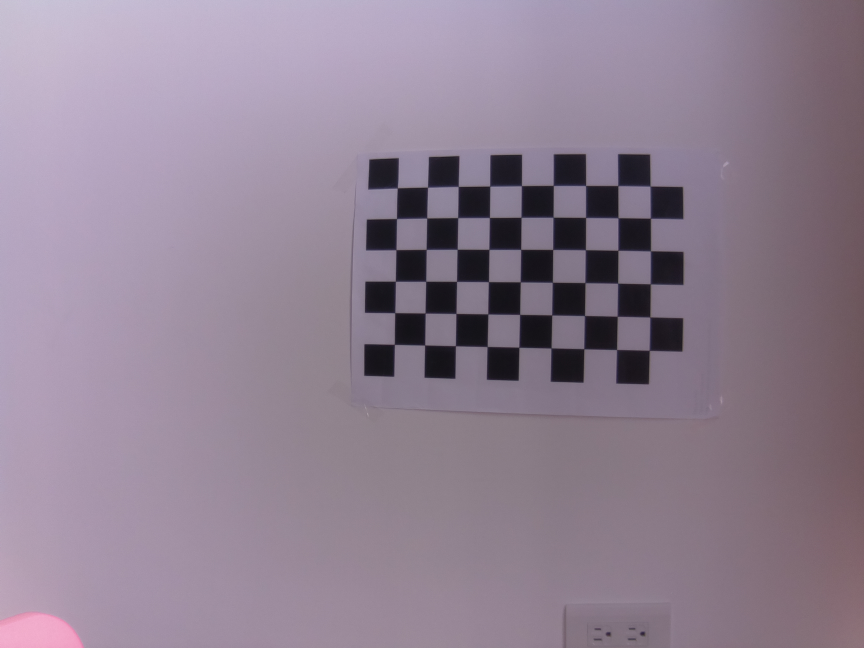
#> input picture camera_cal/calibration10.jpg, 2592 x 1944 px (shown at 1/3 size); its folder holds only this picture in this run
$ jupyter execute --allow-errors Untitled.ipynb
#> lines starting #> are read from the running program, lines starting #| are printed output that depends on the picture
[cell 1]
import numpy as np
import pandas as pd
import cv2
import os
import glob
import matplotlib.pyplot as plt
import pickle


def undistort_img():
    # Prepare object points 0,0,0 ... 8,5,0
    obj_pts = np.zeros((6*9,3), np.float32)
    obj_pts[:,:2] = np.mgrid[0:9, 0:6].T.reshape(-1,2)
    # Stores all object points & img points from all images
    objpoints = []
    imgpoints = []
    # Get directory for all calibration images
    images = glob.glob('camera_cal/*.jpg')
    for indx, fname in enumerate(images):
        img = cv2.imread(fname)
#> img is the input picture: shape (1944, 2592, 3); mean B, G, R 146.5, 129.4, 144.5
        gray = cv2.cvtColor(img, cv2.COLOR_BGR2GRAY)
        ret, corners = cv2.findChessboardCorners(gray, (9,6), None)
#> ret = True; corners = 54 rows, first 8: [1191.3, 565.9], [1284.5, 563.6], [1374.5, 561.7], [1469, 557.5], [1563.7, 559.5], [1661, 556.5], [1756.4, 558.9], [1852.6, 556.9]
        if ret == True:
            print('indx ', indx)
            print('corners ', len(corners))
#| corners  54
            objpoints.append(obj_pts)
            imgpoints.append(corners)
    # Test undistortion on img
    img_size = (img.shape[1], img.shape[0])
#> img_size = (2592, 1944)
    # Calibrate camera
    ret, mtx, dist, rvecs, tvecs = cv2.calibrateCamera(objpoints, imgpoints, img_size, None,None)
#> ret = 1.84; mtx = [[214.5, 0, 1296.8], [0, 221.6, 979.4], [0, 0, 1]]; dist = [[-0.00146, -8.06e-05, 0.00114, 6.19e-05, 2.95e-06]]; rvecs = ([0.00276, 0.0208, 0.0163],); tvecs = ([-1.15, -4.42, 2.34],)
    dst = cv2.undistort(img, mtx, dist, None, mtx)
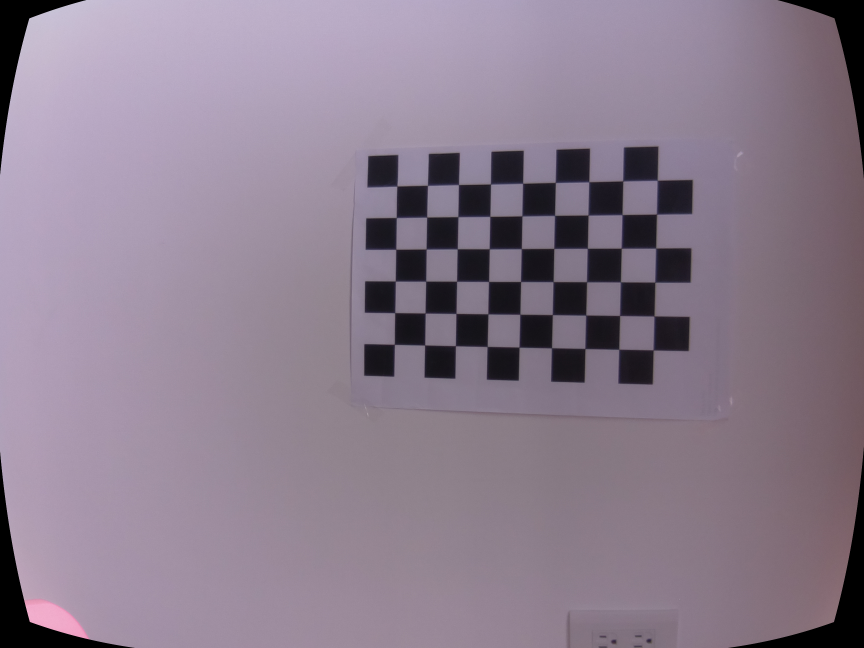
#> dst: shape (1944, 2592, 3) (shown at 1/3 size); mean B, G, R 142.1, 125.5, 139.8
    # Save camera calibration for later use
    dist_pickle = {}
    dist_pickle['mtx'] = mtx
    dist_pickle['dist'] = dist
    pickle.dump( dist_pickle, open('camera_cal/cal_pickle.p', 'wb') )
def undistort(img, cal_dir='camera_cal/cal_pickle.p'):
    #cv2.imwrite('camera_cal/test_cal.jpg', dst)
    with open(cal_dir, mode='rb') as f:
        file = pickle.load(f)
        mtx = file['mtx']
    dist = file['dist']
    dst = cv2.undistort(img, mtx, dist, None, mtx)
    return dst
undistort_img()
img = cv2.imread('camera_cal/calibration1.jpg')
#> (the rest of this cell did not finish here and is left out)

#> (a cell that did not finish here is left out)

[cell 3]
import numpy as np
import pandas as pd
import cv2
import os
import glob
import matplotlib.pyplot as plt
import pickle
import math

# 定義點
class Point:
    def __init__(self,x=0,y=0):
        self.x=x
        self.y=y
    def getx(self):
        return self.x
    def gety(self):
        return self.y
# get len
class Getlen:
    # [5 lines left out: function __init__, not called in this run]
    def getlen(self):
        return self.len

# [35 lines left out: function cal_focal, not called in this run]

def get_focaLength():
    return pickle.load(open('camera_cal/focallength.p', mode='rb'))

# cal_focal()
# get_focaLength()

[cell 4]
import numpy as np

#导入math包

#定义点的函数
class Point:
    def __init__(self,x=0,y=0):
        self.x=x
        self.y=y
    def getx(self):
        return self.x
    def gety(self):
        return self.y
#定义直线函数
class Getlen:
    # [5 lines left out: function __init__, not called in this run]
    #定义得到直线长度的函数
    def getlen(self):
        return self.len


img = cv2.imread('camera_cal/forcalLength_28.6_105.jpg')

#> (the rest of this cell did not finish here and is left out)

[cell 5]
import cv2
img = cv2.imread('/home/sheldon/Project/AIA_Capture/JT081_01_AIcapture/debug1.jpg')
candidate = [((787, 690), (913, 690), (913, 787), (787, 787))]

#> (the rest of this cell did not finish here and is left out)

[cell 6]
a = [[[ 947.2    ,1080.    ],
  [1484.7999 ,1080.    ],
  [ 256.     ,1440.    ],
  [2560.     ,1440.    ],]]

#> (a cell that did not finish here is left out)

[cell 8]
import numpy as np
a = [np.nan, [(555, 1091), (606, 1096), (604, 1123), (553, 1117)]]
for index, tmp in enumerate(a):
    if tmp is not np.nan:
        print(tmp[0])


$ run again, on camera_cal/calibration14.jpg
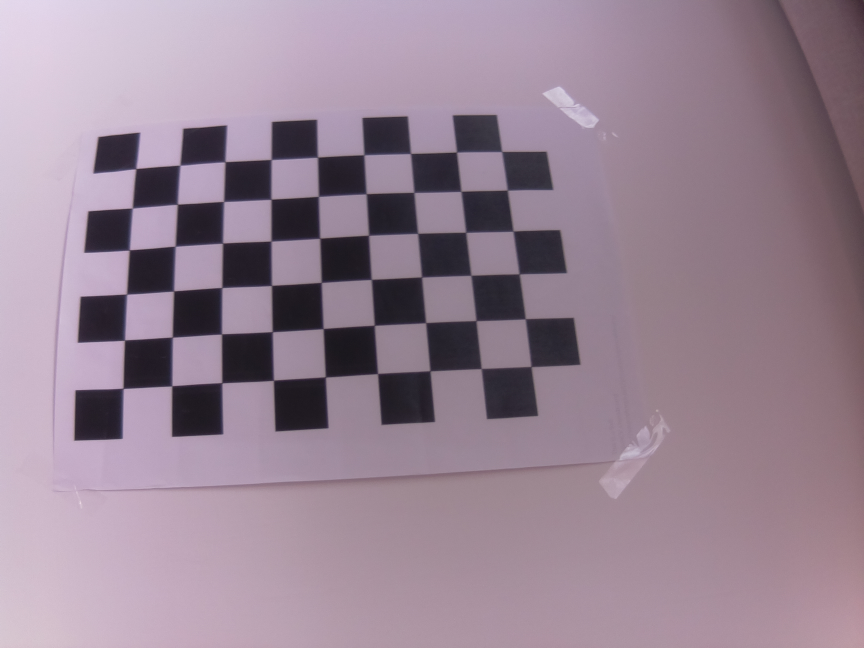
#> input picture camera_cal/calibration14.jpg, 2592 x 1944 px (shown at 1/3 size)
#> in undistort_img, img is the input picture: shape (1944, 2592, 3); mean B, G, R 147.9, 132.3, 151.9
#> in undistort_img, `ret, corners = cv2.findChessboardCorners(gray, (9,6), None)`: ret = True; corners = 54 rows, first 8: [410.4, 505.4], [541.7, 496.7], [673.6, 487.8], [814, 479.5], [953, 472], [1092.5, 465], [1232.5, 461], [1370.5, 457.5]
#| corners  54
#> in undistort_img, `ret, mtx, dist, rvecs, tvecs = cv2.calibrateCamera(objpoints, imgpoint..`: ret = 1.35; mtx = [[2375.3, 0, 1343.2], [0, 2350.2, 1189.4], [0, 0, 1]]; dist = [[-0.385, 0.644, -0.00811, 0.00486, -1.03]]; rvecs = ([-0.287, -0.122, -0.0769],); tvecs = ([-6.74, -4.91, 15.72],)
#> in undistort_img, `dst = cv2.undistort(img, mtx, dist, None, mtx)`:
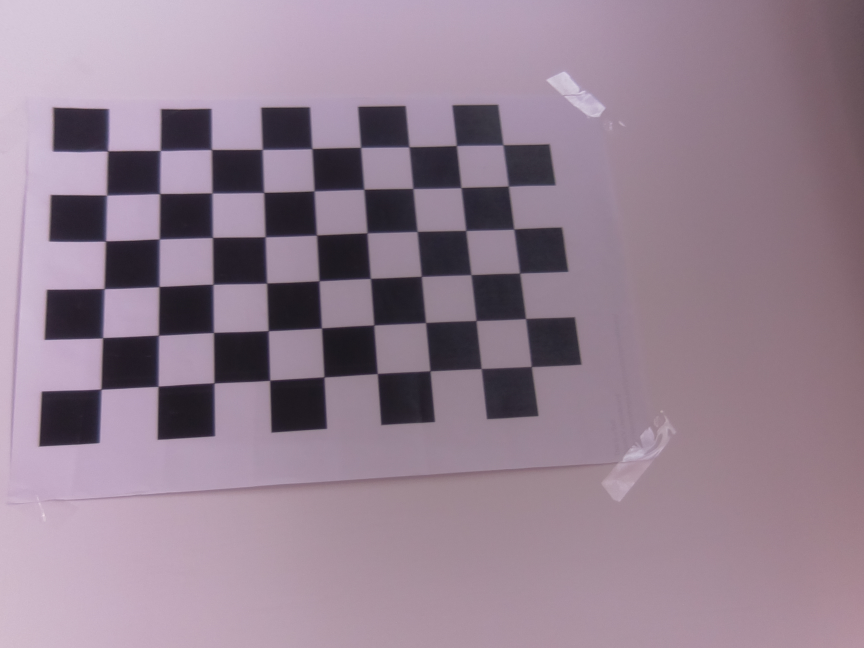
#> dst: shape (1944, 2592, 3) (shown at 1/3 size); mean B, G, R 144.9, 129.1, 148.6

$ run again, on camera_cal/calibration15.jpg
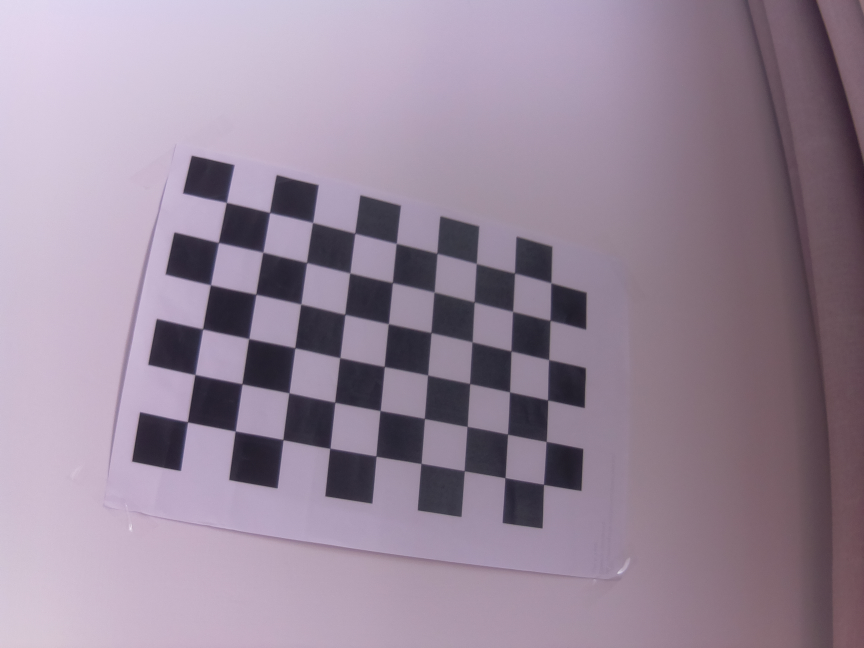
#> input picture camera_cal/calibration15.jpg, 2592 x 1944 px (shown at 1/3 size)
#> in undistort_img, img is the input picture: shape (1944, 2592, 3); mean B, G, R 153.3, 135.4, 151.6
#> in undistort_img, `ret, corners = cv2.findChessboardCorners(gray, (9,6), None)`: ret = True; corners = 54 rows, first 8: [680, 608], [810, 638], [937.6, 670.1], [1065, 700.5], [1190.5, 729.3], [1312.9, 761.6], [1429.4, 791.9], [1543.3, 818.7]
#| corners  54
#> in undistort_img, `ret, mtx, dist, rvecs, tvecs = cv2.calibrateCamera(objpoints, imgpoint..`: ret = 1.26; mtx = [[2250.4, 0, 1156.8], [0, 2282.6, 1331.5], [0, 0, 1]]; dist = [[-0.564, 3.29, -0.029, 0.0116, -10.96]]; rvecs = ([-0.272, -0.292, 0.131],); tvecs = ([-3.55, -5.18, 16.02],)
#> in undistort_img, `dst = cv2.undistort(img, mtx, dist, None, mtx)`:
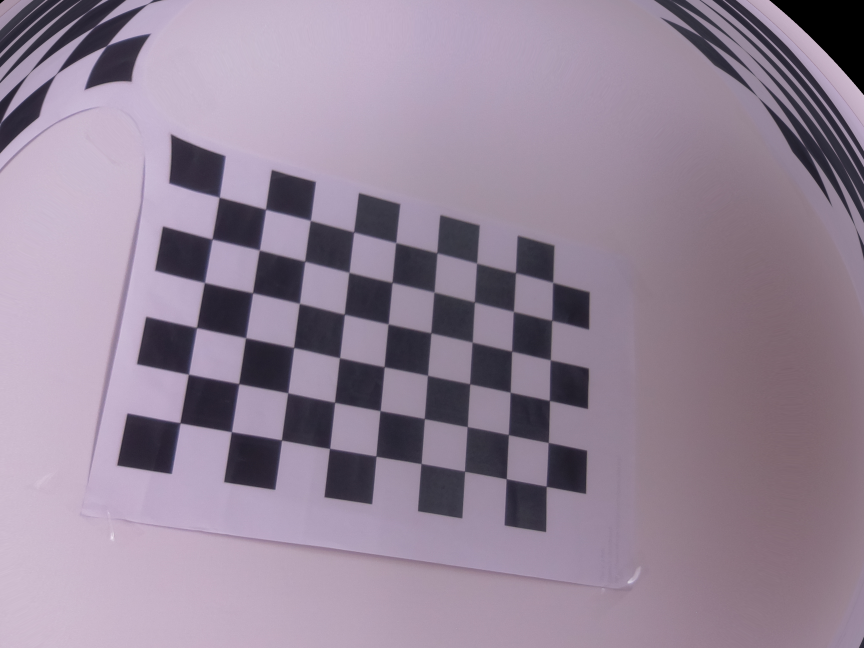
#> dst: shape (1944, 2592, 3) (shown at 1/3 size); mean B, G, R 151.9, 133.6, 149

$ run again, on camera_cal/calibration16.jpg
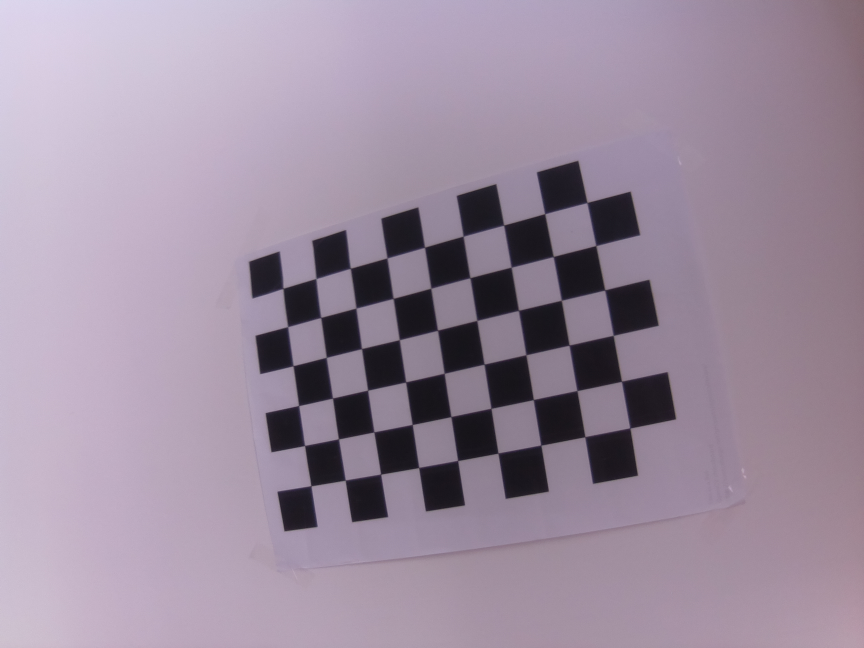
#> input picture camera_cal/calibration16.jpg, 2592 x 1944 px (shown at 1/3 size)
#> in undistort_img, img is the input picture: shape (1944, 2592, 3); mean B, G, R 158.9, 140.8, 156.2
#> in undistort_img, `ret, corners = cv2.findChessboardCorners(gray, (9,6), None)`: ret = True; corners = 54 rows, first 8: [850, 866], [948.5, 836.5], [1051, 806], [1162, 774.5], [1273.5, 742], [1390.5, 708], [1513, 675], [1635, 640]
#| corners  54
#> in undistort_img, `ret, mtx, dist, rvecs, tvecs = cv2.calibrateCamera(objpoints, imgpoint..`: ret = 1.39; mtx = [[5323, 0, 1291.1], [0, 4478, 969.5], [0, 0, 1]]; dist = [[0.296, -220.5, 0.0335, 0.0262, 8377]]; rvecs = ([-0.144, 0.696, -0.192],); tvecs = ([-3.12, -0.883, 37.11],)
#> in undistort_img, `dst = cv2.undistort(img, mtx, dist, None, mtx)`:
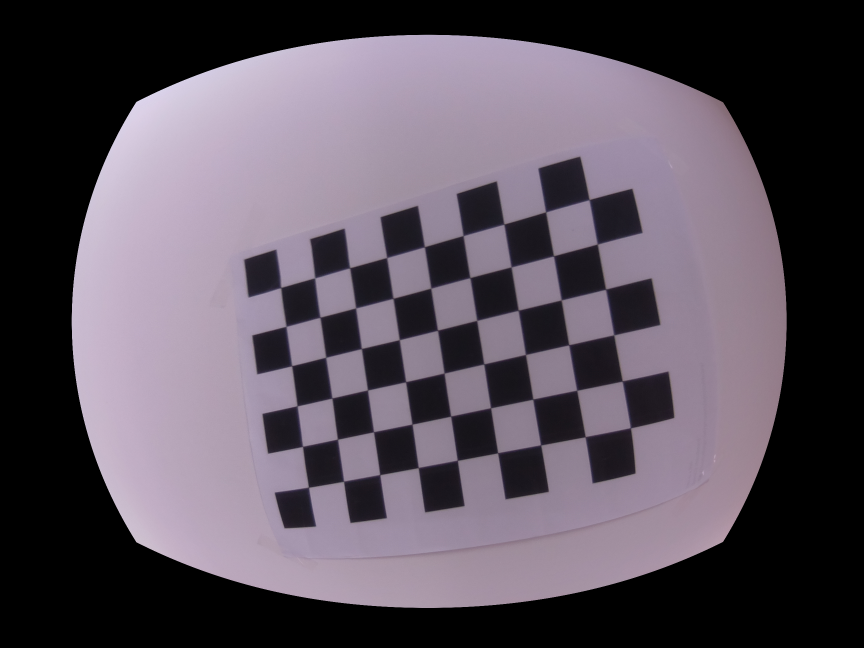
#> dst: shape (1944, 2592, 3) (shown at 1/3 size); mean B, G, R 91.5, 80.6, 89.4

$ run again, on camera_cal/calibration11.jpg
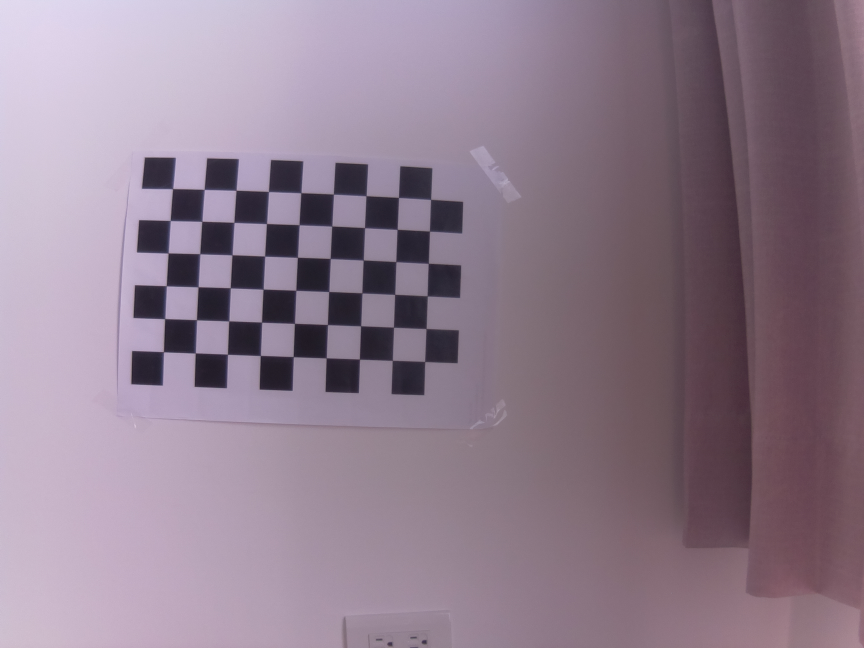
#> input picture camera_cal/calibration11.jpg, 2592 x 1944 px (shown at 1/3 size)
#> in undistort_img, img is the input picture: shape (1944, 2592, 3); mean B, G, R 141.2, 125.1, 143.5
#> in undistort_img, `gray = cv2.cvtColor(img, cv2.COLOR_BGR2GRAY)`:
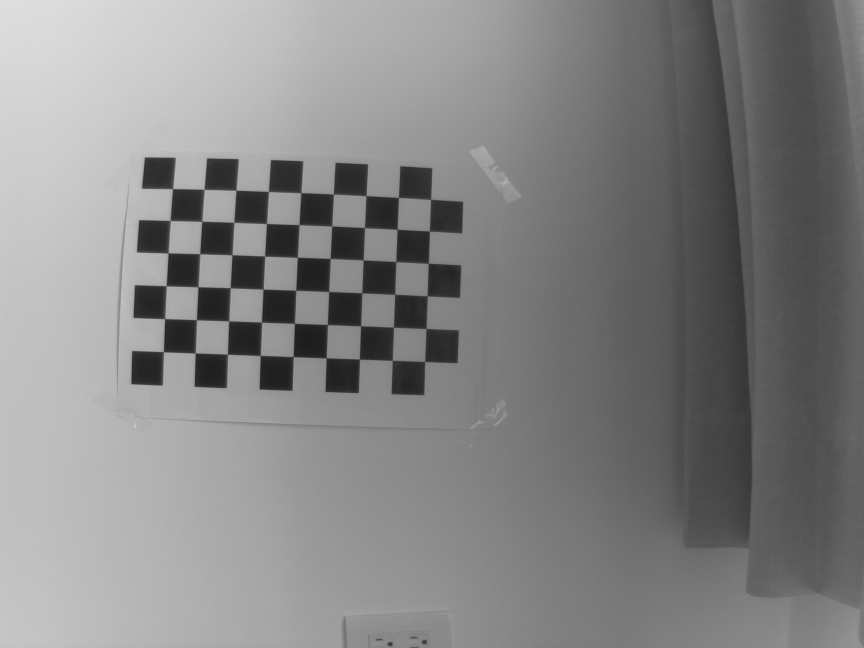
#> gray: shape (1944, 2592) (shown at 1/3 size); min 23, max 230, mean 132.4
#> in undistort_img, `ret, corners = cv2.findChessboardCorners(gray, (9,6), None)`: ret = True; corners = 54 rows, first 8: [519, 567], [614, 569.5], [709.2, 571.8], [806.7, 576.3], [904.1, 579.1], [1001.5, 583.9], [1098.9, 588.1], [1196.6, 593.5]
#| corners  54
#> in undistort_img, `ret, mtx, dist, rvecs, tvecs = cv2.calibrateCamera(objpoints, imgpoint..`: ret = 0.529; mtx = [[6288.3, 0, 1309.5], [0, 6080.2, 971.1], [0, 0, 1]]; dist = [[-1.82, -37.63, 0.0216, -0.0218, 1164.2]]; rvecs = ([-0.0245, -0.303, 0.0382],); tvecs = ([-7.79, -4.16, 59.55],)
#> in undistort_img, `dst = cv2.undistort(img, mtx, dist, None, mtx)`:
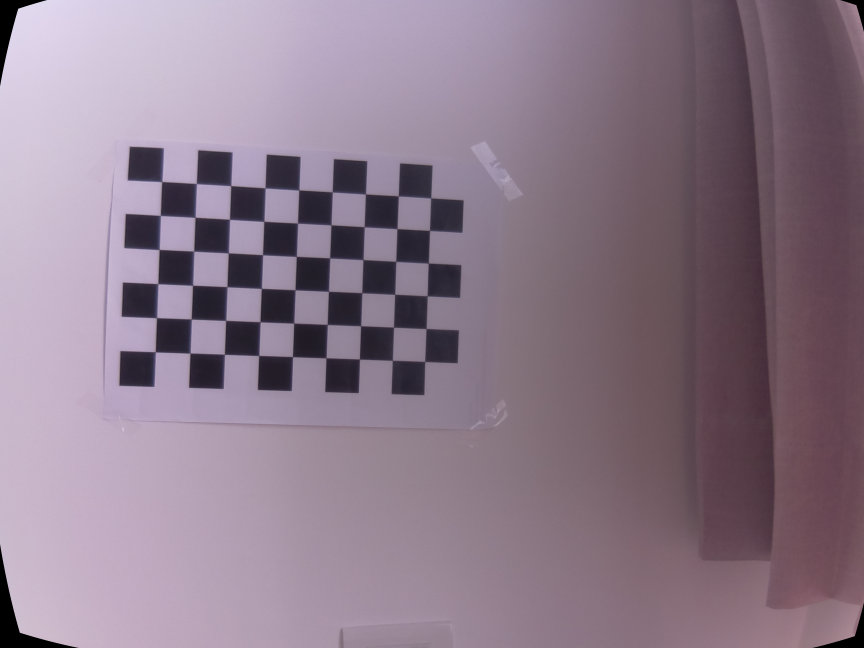
#> dst: shape (1944, 2592, 3) (shown at 1/3 size); mean B, G, R 138.5, 122.5, 140.7
